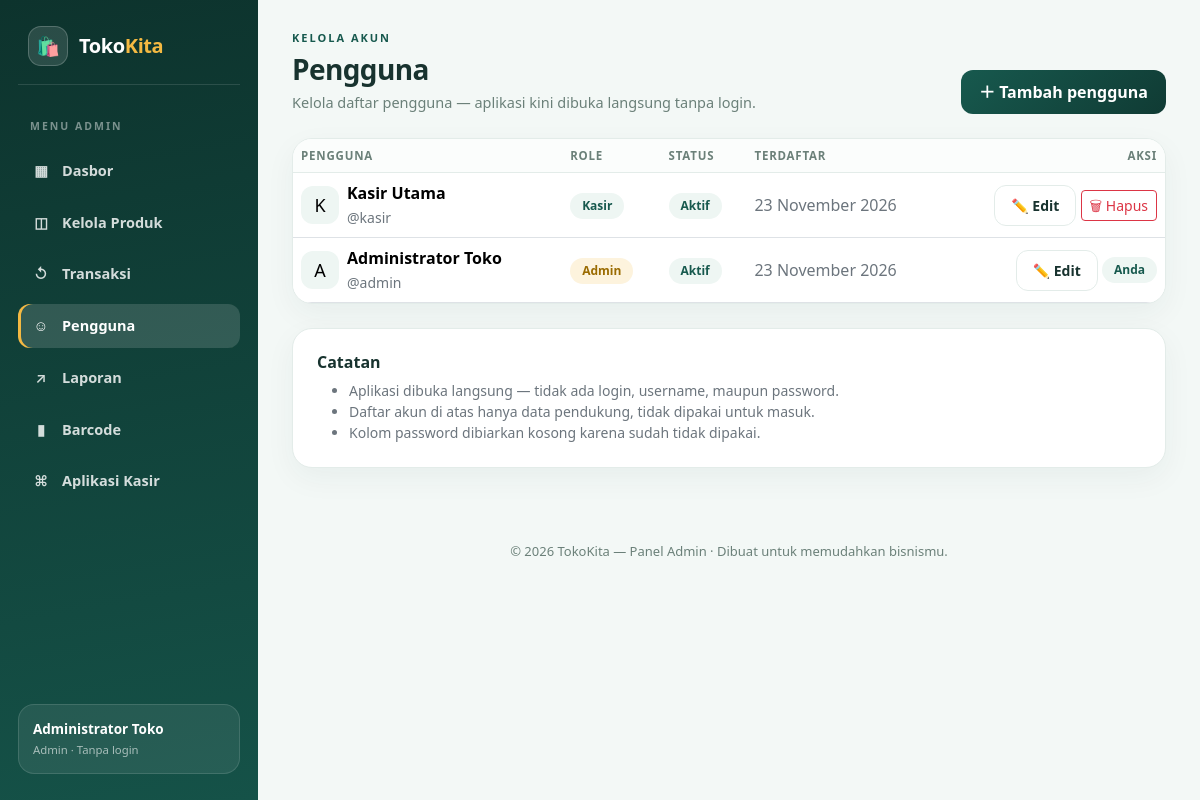
Screenshot of /admin/pengguna.php with the database file from the repository.
### tables this page shows
CREATE TABLE users (
    id INT UNSIGNED AUTO_INCREMENT PRIMARY KEY,
    username VARCHAR(30) NOT NULL UNIQUE,
    password VARCHAR(255) NOT NULL,
    nama VARCHAR(80) NOT NULL,
    role ENUM('admin','kasir') NOT NULL DEFAULT 'kasir',
    aktif TINYINT(1) NOT NULL DEFAULT 1,
    created_at TIMESTAMP NOT NULL DEFAULT CURRENT_TIMESTAMP
);

### template/auth.php (called while the page is built, shortened)
<?php
if (!function_exists('h')) {
    function h($value): string
    {
        return htmlspecialchars((string) $value, ENT_QUOTES | ENT_SUBSTITUTE, 'UTF-8');
    }
}
function currentUser(): ?array
{
    return [
        'id' => 1,
        'username' => 'admin',
        'nama' => 'Administrator Toko',
        'role' => 'admin',
    ];
}
if (!function_exists('indoDate')) {
    function indoDate(string $date, bool $time = false): string
    {
        $months = [1 => 'Januari', 'Februari', 'Maret', 'April', 'Mei', 'Juni', 'Juli', 'Agustus', 'September', 'Oktober', 'November', 'Desember'];
        $t = strtotime($date);
        return date('j', $t) . ' ' . $months[(int) date('n', $t)] . ' ' . date('Y', $t) . ($time ? ' · ' . date('H:i', $t) : '');
    }
}

### admin/pengguna.php (the view, shortened to what this page needs)
<?php
require __DIR__ . '/../template/config.php';
require __DIR__ . '/../template/auth.php';
$me = currentUser();
$users = $koneksi->query('SELECT id, username, nama, role, aktif, created_at FROM users ORDER BY role DESC, username')->fetchAll();
$pageKey = 'pengguna';
require __DIR__ . '/_layout_top.php';
?>
    <div class="page-head">
        <div>
            <div class="eyebrow">KELOLA AKUN</div>
            <h1>Pengguna</h1>
            <p>Kelola daftar pengguna — aplikasi kini dibuka langsung tanpa login.</p>
        </div>
        <button class="btn btn-brand" type="button" data-bs-toggle="modal" data-bs-target="#userModal" data-mode="add">＋ Tambah pengguna</button>
    </div>
    <div class="card-soft p-0 overflow-hidden">
        <div class="table-responsive">
            <table class="table align-middle mb-0">
                <thead>
                <tr>
                    <th>PENGGUNA</th>
                    <th>ROLE</th>
                    <th>STATUS</th>
                    <th>TERDAFTAR</th>
                    <th class="text-end">AKSI</th>
                </tr>
                </thead>
                <tbody>
                <?php foreach ($users as $u): ?>
                    <tr>
                        <td>
                            <div class="d-flex align-items-center gap-2">
                                <span class="avatar-chip"><?= h(strtoupper(mb_substr($u['nama'], 0, 1))) ?></span>
                                <div><strong><?= h($u['nama']) ?></strong><br><small class="text-secondary">@<?= h($u['username']) ?></small></div>
                            </div>
                        </td>
                        <td><span class="pill <?= $u['role'] === 'admin' ? 'gold' : '' ?>"><?= h(ucfirst($u['role'])) ?></span></td>
                        <td><span class="pill <?= (int) $u['aktif'] ? '' : 'warn' ?>"><?= (int) $u['aktif'] ? 'Aktif' : 'Nonaktif' ?></span></td>
                        <td class="text-secondary"><?= h(indoDate($u['created_at'])) ?></td>
                        <td class="text-end text-nowrap">
                            <button class="btn btn-sm btn-ghost-soft" type="button" data-bs-toggle="modal" data-bs-target="#userModal" data-mode="edit"
                                    data-id="<?= (int) $u['id'] ?>" data-username="<?= h($u['username']) ?>" data-nama="<?= h($u['nama']) ?>"
                                    data-role="<?= h($u['role']) ?>" data-aktif="<?= (int) $u['aktif'] ?>">✏️ Edit</button>
                            <?php if ((int) $u['id'] !== (int) $me['id']): ?>
                                <form method="post" class="d-inline" data-confirm="Hapus akun <?= h($u['username']) ?>?">
                                    <button class="btn btn-sm btn-outline-danger" type="submit">🗑 Hapus</button>
                                </form>
                            <?php else: ?>
                                <span class="pill">Anda</span>
                            <?php endif; ?>
                        </td>
                    </tr>
                <?php endforeach; ?>
                </tbody>
            </table>
        </div>
    </div>
    <div class="card-soft p-4 mt-4">
        <h6 class="fw-bold">Catatan</h6>
        <ul class="mb-0 text-secondary small">
            <li>Aplikasi dibuka langsung — tidak ada login, username, maupun password.</li>
            <li>Daftar akun di atas hanya data pendukung, tidak dipakai untuk masuk.</li>
            <li>Kolom password dibiarkan kosong karena sudah tidak dipakai.</li>
        </ul>
    </div>
<?php require __DIR__ . '/_layout_bottom.php'; ?>

### admin/_layout_top.php (shortened to what this page needs)
<?php
$user = currentUser();
$menu = [
    'dashboard' => ['Dasbor', '▦', 'index.php'],
    'produk' => ['Kelola Produk', '◫', 'produk.php'],
    'transaksi' => ['Transaksi', '↺', 'transaksi.php'],
    'pengguna' => ['Pengguna', '☺', 'pengguna.php'],
    'laporan' => ['Laporan', '↗', '../laporan/'],
    'barcode' => ['Barcode', '▮', '../barcode/'],
    'kasir' => ['Aplikasi Kasir', '⌘', '../index.php'],
];
?>
<!doctype html>
<html lang="id">
<head>
    <link rel="stylesheet" href="../bootstrap/bootstrap.min.css">
    <link rel="stylesheet" href="assets/admin.css">
</head>
<body>
<div class="d-flex flex-lg-row flex-column">
    <aside class="admin-sidebar">
        <a class="brand" href="index.php"><span class="mark">🛍️</span><span>Toko<span>Kita</span></span></a>
        <div class="nav-caption">MENU ADMIN</div>
        <?php foreach ($menu as $key => [$label, $ico, $url]): ?>
            <a class="side-link <?= $pageKey === $key ? 'active' : '' ?>" href="<?= h($url) ?>"><span class="ico"><?= h($ico) ?></span><?= h($label) ?></a>
        <?php endforeach; ?>
        <div class="sidebar-foot">
            <strong><?= h($user['nama']) ?></strong>
            <small><?= h(ucfirst($user['role'])) ?> · Tanpa login</small>
        </div>
    </aside>
    <div class="flex-grow-1">
        <main class="admin-main">

### admin/assets/admin.css (style rules this page uses)
:root { --brand: #103b34; --brand-2: #17594e; --accent: #f4b942; --ink: #18332f; --muted: #6b8079; --line: #e3ece9; --bg: #f3f8f6; }
body { background: var(--bg); color: var(--ink); font-family: 'Segoe UI', 'DM Sans', system-ui, -apple-system, sans-serif; min-height: 100vh; }
a { text-decoration: none; }
.admin-sidebar { width: 258px; min-height: 100vh; background: linear-gradient(170deg, #0d332d 0%, #155248 100%); color: #fff; padding: 26px 18px; display: flex; flex-direction: column; gap: 8px; position: sticky; top: 0; height: 100vh; }
.admin-sidebar .brand { display: flex; align-items: center; gap: 11px; color: #fff; font-weight: 800; font-size: 20px; letter-spacing: -.4px; padding: 0 10px 18px; border-bottom: 1px solid rgba(255, 255, 255, .12); margin-bottom: 14px; }
.admin-sidebar .brand .mark { width: 40px; height: 40px; border-radius: 13px; background: rgba(255, 255, 255, .12); border: 1px solid rgba(255, 255, 255, .2); display: grid; place-items: center; font-size: 19px; }
.admin-sidebar .brand span span { color: var(--accent); }
.nav-caption { font-size: 10.5px; letter-spacing: 2px; color: rgba(255, 255, 255, .45); padding: 12px 12px 6px; font-weight: 700; }
.side-link { display: flex; align-items: center; gap: 11px; color: rgba(255, 255, 255, .82); padding: 11px 13px; border-radius: 12px; font-size: 14.5px; font-weight: 600; transition: background .15s, color .15s; }
.side-link.active { background: rgba(255, 255, 255, .14); color: #fff; box-shadow: inset 3px 0 0 var(--accent); }
.side-link .ico { width: 20px; text-align: center; }
.sidebar-foot { margin-top: auto; background: rgba(255, 255, 255, .08); border: 1px solid rgba(255, 255, 255, .12); border-radius: 16px; padding: 14px; font-size: 13px; }
.sidebar-foot strong { display: block; font-size: 13.5px; }
.sidebar-foot small { color: rgba(255, 255, 255, .6); }
.admin-main { padding: 30px 34px 48px; }
.page-head { display: flex; justify-content: space-between; align-items: flex-end; gap: 16px; flex-wrap: wrap; margin-bottom: 24px; }
.page-head .eyebrow { font-size: 11px; letter-spacing: 2px; font-weight: 800; color: var(--brand-2); margin-bottom: 6px; }
.page-head h1 { font-size: 28px; font-weight: 800; letter-spacing: -.6px; margin: 0; }
.page-head p { color: var(--muted); margin: 6px 0 0; font-size: 14.5px; }
.card-soft { background: #fff; border: 1px solid var(--line); border-radius: 20px; box-shadow: 0 10px 30px rgba(16, 59, 52, .05); }
.pill { display: inline-flex; align-items: center; gap: 6px; border-radius: 999px; padding: 4px 12px; font-size: 12px; font-weight: 700; background: #eef6f3; color: var(--brand-2); }
.pill.gold { background: #fdf3dd; color: #9a6b00; }
.table thead th { font-size: 11.5px; letter-spacing: .8px; color: var(--muted); font-weight: 800; border-bottom: 1px solid var(--line); background: #fbfdfc; }
.table td { vertical-align: middle; }
.avatar-chip { width: 38px; height: 38px; border-radius: 12px; background: #eef6f3; display: inline-grid; place-items: center; font-size: 18px; }
.btn-brand { background: linear-gradient(135deg, var(--brand-2), var(--brand)); color: #fff; border: 0; border-radius: 12px; font-weight: 700; padding: 10px 18px; }
.btn-ghost-soft { border: 1.5px solid var(--line); background: #fff; color: var(--ink); border-radius: 12px; font-weight: 600; padding: 9px 16px; }
.avatar-chip { position: relative; }

### rows the page displays
users: nama "Administrator Toko", role "Admin", nama "A", username "admin", aktif "Aktif", created_at "23 November 2026", shows "Anda"
users: nama "K", nama "Kasir Utama", username "kasir", role "Kasir", aktif "Aktif", created_at "23 November 2026"

### other values shown
$ico "▦"
$label "Dasbor"
$ico "◫"
$label "Kelola Produk"
$ico "↺"
$label "Transaksi"
$ico "☺"
$label "Pengguna"
$ico "↗"
$label "Laporan"
$ico "▮"
$label "Barcode"
$ico "⌘"
$label "Aplikasi Kasir"
